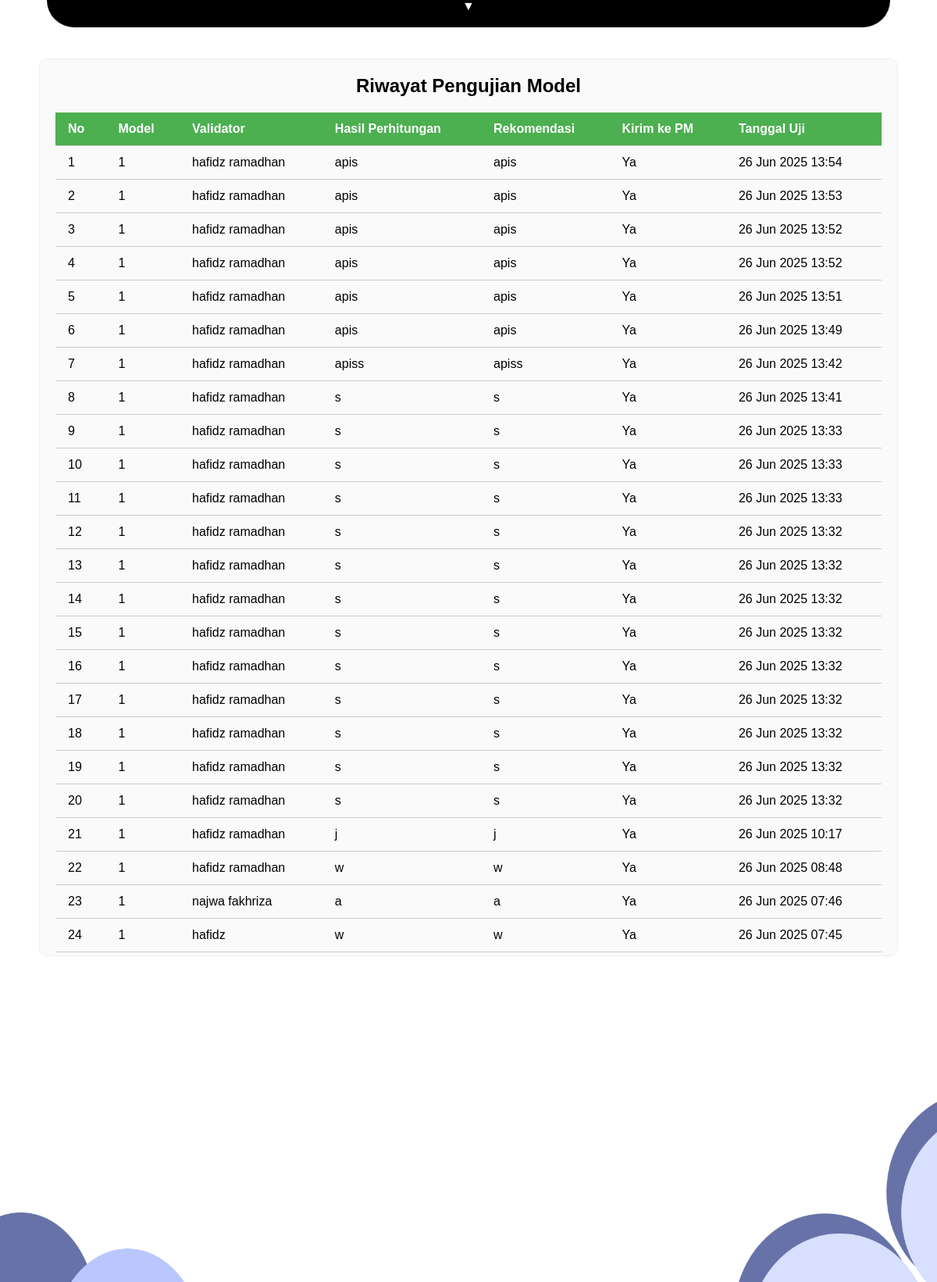
Page /riwayat-uji/ on the earlier database version.
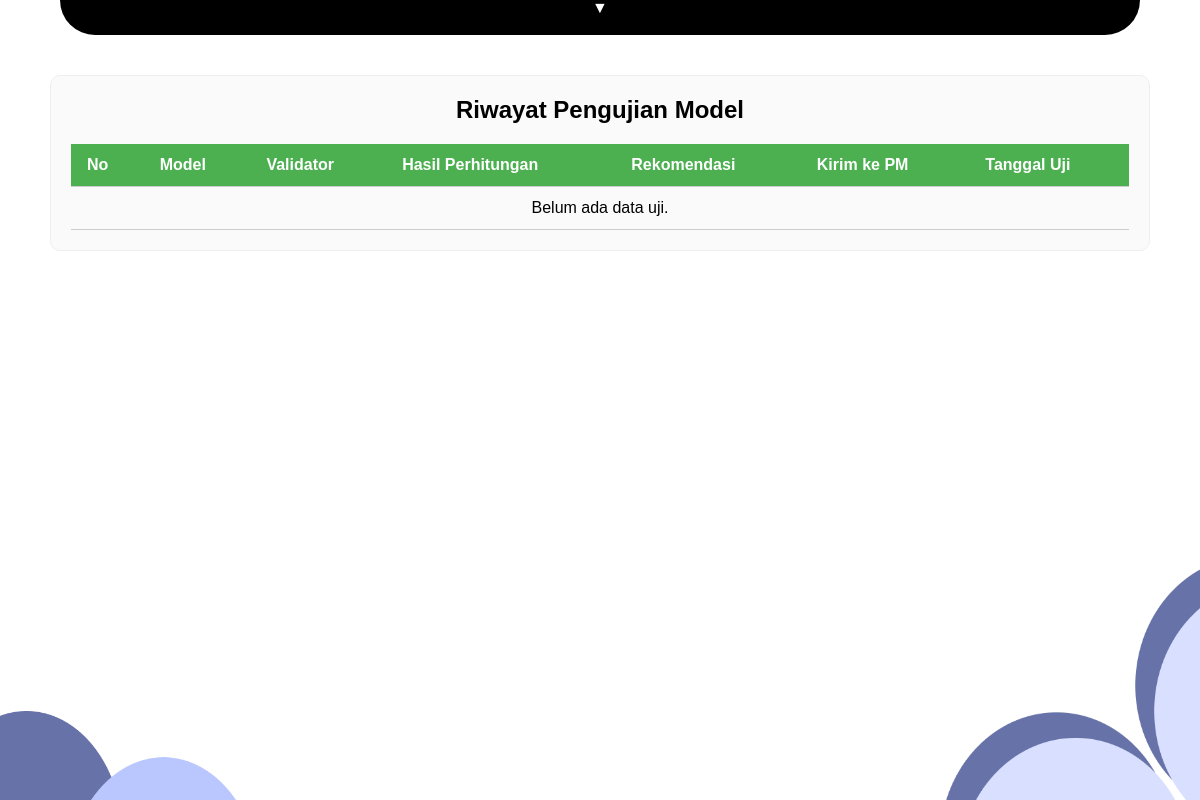
Same page on the later database version.
### myapp/models.py (models this page shows, shortened)
class HasilUjiModel(models.Model):
    model_terkait = models.ForeignKey(ValidasiModel, on_delete=models.CASCADE)
    hasil_perhitungan = models.TextField()
    rekomendasi = models.TextField()
    kirim_ke_pm = models.BooleanField(default=False)
    tanggal_uji = models.DateTimeField(auto_now_add=True)

class ValidasiModel(models.Model):
    model_terkait = models.ForeignKey(SystemImplementation, on_delete=models.CASCADE)
    validator = models.CharField(max_length=100)
    catatan = models.TextField(blank=True, null=True)
    status_validasi = models.CharField(max_length=50, choices=[("Valid", "Valid"), ("Perlu Revisi", "Perlu Revisi")])
    tanggal_validasi = models.DateTimeField(auto_now_add=True)

class SystemImplementation(models.Model):
    no = models.IntegerField()
    nama_model = models.CharField(max_length=100, default="default_model")
    status_project = models.CharField(max_length=50)
    sumber = models.CharField(max_length=50, default="SI")  # ⬅️ Tambahan ini WAJIB
    dokumentasi_model = models.URLField(
    help_text="Link ke dokumentasi model",
    blank=True,
    null=True
)
    laporan_model = models.FileField(upload_to='laporan/', null=True, blank=True, help_text="Upload PDF laporan model")
    timestamp = models.DateTimeField(auto_now_add=True)
    input_model = models.TextField(blank=True, null=True)
    output_model = models.TextField(blank=True, null=True)

### myapp/views.py (the view)
# urls.py: path('riwayat-uji/', riwayat_uji_view, name='riwayat_uji'),
def riwayat_uji_view(request):
    hasil_list = HasilUjiModel.objects.select_related('model_terkait', 'model_terkait__model_terkait').order_by('-tanggal_uji')
    return render(request, 'myapp/riwayat_uji.html', {'hasil_list': hasil_list})

### myapp/templates/myapp/riwayat_uji.html (shortened to what this page needs)
{% load static %}
<!DOCTYPE html>
<html lang="en">
<head>
</head>
<body>
  <img src="{% static 'myapp/dekorkiri.png' %}" class="dekorasi-kiri" alt="Dekor kiri">
  <img src="{% static 'myapp/dekorkanan.png' %}" class="dekorasi-kanan" alt="Dekor kanan">
  <header class="navbar-wrapper">
    <div class="navbar-toggle" onclick="toggleNavbar()">
      <span id="toggle-icon">▼</span>
    </div>
  </header>
  <div class="log-container">
    <h2>Riwayat Pengujian Model</h2>
    <table>
      <thead>
        <tr>
          <th>No</th>
          <th>Model</th>
          <th>Validator</th>
          <th>Hasil Perhitungan</th>
          <th>Rekomendasi</th>
          <th>Kirim ke PM</th>
          <th>Tanggal Uji</th>
        </tr>
      </thead>
      <tbody>
        {% for hasil in hasil_list %}
        <tr>
          <td>{{ forloop.counter }}</td>
          <td>{{ hasil.model_terkait.model_terkait.nama_model }}</td>
          <td>{{ hasil.model_terkait.validator }}</td>
          <td>{{ hasil.hasil_perhitungan }}</td>
          <td>{{ hasil.rekomendasi }}</td>
          <td>{{ hasil.kirim_ke_pm|yesno:"Ya,Tidak" }}</td>
          <td>{{ hasil.tanggal_uji|date:"d M Y H:i" }}</td>
        </tr>
        {% empty %}
        <tr>
          <td colspan="7" style="text-align: center;">Belum ada data uji.</td>
        </tr>
        {% endfor %}
      </tbody>
    </table>
  </div>
</body>
</html>

Differences in the rows shown:
removed HasilUjiModel: model_terkait.model_terkait.nama_model "1", model_terkait.validator "hafidz ramadhan", hasil_perhitungan "apis", rekomendasi "apis", kirim_ke_pm "Ya", tanggal_uji "26 Jun 2025 13:54"
removed HasilUjiModel: model_terkait.model_terkait.nama_model "1", model_terkait.validator "hafidz ramadhan", hasil_perhitungan "apis", rekomendasi "apis", kirim_ke_pm "Ya", tanggal_uji "26 Jun 2025 13:53"
removed HasilUjiModel: model_terkait.model_terkait.nama_model "1", model_terkait.validator "hafidz ramadhan", hasil_perhitungan "apis", rekomendasi "apis", kirim_ke_pm "Ya", tanggal_uji "26 Jun 2025 13:52"
removed HasilUjiModel: model_terkait.model_terkait.nama_model "1", model_terkait.validator "hafidz ramadhan", hasil_perhitungan "apis", rekomendasi "apis", kirim_ke_pm "Ya", tanggal_uji "26 Jun 2025 13:52"
removed HasilUjiModel: model_terkait.model_terkait.nama_model "1", model_terkait.validator "hafidz ramadhan", hasil_perhitungan "apis", rekomendasi "apis", kirim_ke_pm "Ya", tanggal_uji "26 Jun 2025 13:51"
removed HasilUjiModel: model_terkait.model_terkait.nama_model "1", model_terkait.validator "hafidz ramadhan", hasil_perhitungan "apis", rekomendasi "apis", kirim_ke_pm "Ya", tanggal_uji "26 Jun 2025 13:49"
removed HasilUjiModel: model_terkait.model_terkait.nama_model "1", model_terkait.validator "hafidz ramadhan", hasil_perhitungan "apiss", rekomendasi "apiss", kirim_ke_pm "Ya", tanggal_uji "26 Jun 2025 13:42"
removed HasilUjiModel: model_terkait.model_terkait.nama_model "1", model_terkait.validator "hafidz ramadhan", hasil_perhitungan "s", rekomendasi "s", kirim_ke_pm "Ya", tanggal_uji "26 Jun 2025 13:41"
removed HasilUjiModel: model_terkait.model_terkait.nama_model "1", model_terkait.validator "hafidz ramadhan", hasil_perhitungan "s", rekomendasi "s", kirim_ke_pm "Ya", tanggal_uji "26 Jun 2025 13:33"
removed HasilUjiModel: model_terkait.model_terkait.nama_model "1", model_terkait.validator "hafidz ramadhan", hasil_perhitungan "s", rekomendasi "s", kirim_ke_pm "Ya", tanggal_uji "26 Jun 2025 13:33"
removed HasilUjiModel: model_terkait.model_terkait.nama_model "1", model_terkait.validator "hafidz ramadhan", hasil_perhitungan "s", rekomendasi "s", kirim_ke_pm "Ya", tanggal_uji "26 Jun 2025 13:33"
removed HasilUjiModel: model_terkait.model_terkait.nama_model "1", model_terkait.validator "hafidz ramadhan", hasil_perhitungan "s", rekomendasi "s", kirim_ke_pm "Ya", tanggal_uji "26 Jun 2025 13:32"
removed HasilUjiModel: model_terkait.model_terkait.nama_model "1", model_terkait.validator "hafidz ramadhan", hasil_perhitungan "s", rekomendasi "s", kirim_ke_pm "Ya", tanggal_uji "26 Jun 2025 13:32"
removed HasilUjiModel: model_terkait.model_terkait.nama_model "1", model_terkait.validator "hafidz ramadhan", hasil_perhitungan "s", rekomendasi "s", kirim_ke_pm "Ya", tanggal_uji "26 Jun 2025 13:32"
removed HasilUjiModel: model_terkait.model_terkait.nama_model "1", model_terkait.validator "hafidz ramadhan", hasil_perhitungan "s", rekomendasi "s", kirim_ke_pm "Ya", tanggal_uji "26 Jun 2025 13:32"
removed HasilUjiModel: model_terkait.model_terkait.nama_model "1", model_terkait.validator "hafidz ramadhan", hasil_perhitungan "s", rekomendasi "s", kirim_ke_pm "Ya", tanggal_uji "26 Jun 2025 13:32"
removed HasilUjiModel: model_terkait.model_terkait.nama_model "1", model_terkait.validator "hafidz ramadhan", hasil_perhitungan "s", rekomendasi "s", kirim_ke_pm "Ya", tanggal_uji "26 Jun 2025 13:32"
removed HasilUjiModel: model_terkait.model_terkait.nama_model "1", model_terkait.validator "hafidz ramadhan", hasil_perhitungan "s", rekomendasi "s", kirim_ke_pm "Ya", tanggal_uji "26 Jun 2025 13:32"
removed HasilUjiModel: model_terkait.model_terkait.nama_model "1", model_terkait.validator "hafidz ramadhan", hasil_perhitungan "s", rekomendasi "s", kirim_ke_pm "Ya", tanggal_uji "26 Jun 2025 13:32"
removed HasilUjiModel: model_terkait.model_terkait.nama_model "1", model_terkait.validator "hafidz ramadhan", hasil_perhitungan "s", rekomendasi "s", kirim_ke_pm "Ya", tanggal_uji "26 Jun 2025 13:32"
removed HasilUjiModel: model_terkait.model_terkait.nama_model "1", model_terkait.validator "hafidz ramadhan", hasil_perhitungan "j", rekomendasi "j", kirim_ke_pm "Ya", tanggal_uji "26 Jun 2025 10:17"
removed HasilUjiModel: model_terkait.model_terkait.nama_model "1", model_terkait.validator "hafidz ramadhan", hasil_perhitungan "w", rekomendasi "w", kirim_ke_pm "Ya", tanggal_uji "26 Jun 2025 08:48"
removed HasilUjiModel: model_terkait.model_terkait.nama_model "1", model_terkait.validator "najwa fakhriza", hasil_perhitungan "a", rekomendasi "a", kirim_ke_pm "Ya", tanggal_uji "26 Jun 2025 07:46"
removed HasilUjiModel: model_terkait.model_terkait.nama_model "1", model_terkait.validator "hafidz", hasil_perhitungan "w", rekomendasi "w", kirim_ke_pm "Ya", tanggal_uji "26 Jun 2025 07:45"
Other differences:
text now shown: "Belum ada data uji."
